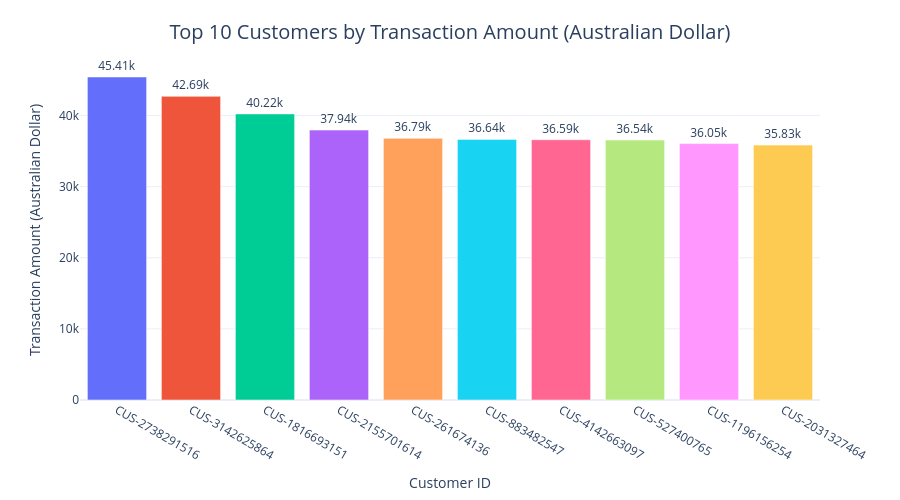

This figure's notebook cell:
### Markdown cell above
# 4.2   Top 10 customers by transaction amount

### Code cell
df_cleaned['customer_id'].nunique() # 1000 unique customers

# Top 10 customers by transaction amount
df_top_10_customers = df_cleaned.groupby(by='customer_id')[['amount']].sum().sort_values(by='amount', ascending=False).head(10).reset_index()

# Plot the top 10 customers by transaction amount
fig = px.bar(data_frame=df_top_10_customers, x='customer_id', y='amount', text=df_top_10_customers.amount.apply(lambda x : str(round(x/1000,2))+'k'), color='customer_id')
fig.update_traces(textposition='outside')
fig.update_xaxes(title='Customer ID')
fig.update_yaxes(title='Transaction Amount (Australian Dollar)')
fig.update_layout(title=dict(text = "Top 10 Customers by Transaction Amount (Australian Dollar)", x = 0.5, y = 0.95),
                  title_font_size=20, showlegend=False, height = 500,)

fig.show()

df_top_10_customers['amount'].sum() # Total transaction amount of top 10 customers in Australian Dollar
df_cleaned['amount'].sum() # Total transaction amount of all customers in Australian Dollar

print("Total transaction amount of top 10 customers: ${:,.2f}".format(df_top_10_customers['amount'].sum()))
print("Total transaction amount of all customers: ${:,.2f}".format(df_cleaned['amount'].sum()))
print("Percentage of total transaction amount by top 10 customers: {:.2f}%".format((df_top_10_customers['amount'].sum() / df_cleaned['amount'].sum()) * 100))

### Figure 1 — Plotly figure (JSON) as saved in the notebook; plotly's stock layout.template omitted (floating-point values rounded to 4 significant figures)
{"data": [{"alignmentgroup": "True", "hovertemplate": "customer_id=%{x}<br>amount=%{y}<br>text=%{text}<extra></extra>", "legendgroup": "CUS-2738291516", "marker": {"color": "#636efa", "pattern": {"shape": ""}}, "name": "CUS-2738291516", "offsetgroup": "CUS-2738291516", "orientation": "v", "showlegend": true, "text": ["45.41k"], "textposition": "outside", "type": "bar", "x": ["CUS-2738291516"], "xaxis": "x", "y": [45410.0], "yaxis": "y"}, {"alignmentgroup": "True", "hovertemplate": "customer_id=%{x}<br>amount=%{y}<br>text=%{text}<extra></extra>", "legendgroup": "CUS-3142625864", "marker": {"color": "#EF553B", "pattern": {"shape": ""}}, "name": "CUS-3142625864", "offsetgroup": "CUS-3142625864", "orientation": "v", "showlegend": true, "text": ["42.69k"], "textposition": "outside", "type": "bar", "x": ["CUS-3142625864"], "xaxis": "x", "y": [42690.0], "yaxis": "y"}, {"alignmentgroup": "True", "hovertemplate": "customer_id=%{x}<br>amount=%{y}<br>text=%{text}<extra></extra>", "legendgroup": "CUS-1816693151", "marker": {"color": "#00cc96", "pattern": {"shape": ""}}, "name": "CUS-1816693151", "offsetgroup": "CUS-1816693151", "orientation": "v", "showlegend": true, "text": ["40.22k"], "textposition": "outside", "type": "bar", "x": ["CUS-1816693151"], "xaxis": "x", "y": [40220.0], "yaxis": "y"}, {"alignmentgroup": "True", "hovertemplate": "customer_id=%{x}<br>amount=%{y}<br>text=%{text}<extra></extra>", "legendgroup": "CUS-2155701614", "marker": {"color": "#ab63fa", "pattern": {"shape": ""}}, "name": "CUS-2155701614", "offsetgroup": "CUS-2155701614", "orientation": "v", "showlegend": true, "text": ["37.94k"], "textposition": "outside", "type": "bar", "x": ["CUS-2155701614"], "xaxis": "x", "y": [37940.0], "yaxis": "y"}, {"alignmentgroup": "True", "hovertemplate": "customer_id=%{x}<br>amount=%{y}<br>text=%{text}<extra></extra>", "legendgroup": "CUS-261674136", "marker": {"color": "#FFA15A", "pattern": {"shape": ""}}, "name": "CUS-261674136", "offsetgroup": "CUS-261674136", "orientation": "v", "showlegend": true, "text": ["36.79k"], "textposition": "outside", "type": "bar", "x": ["CUS-261674136"], "xaxis": "x", "y": [36790.0], "yaxis": "y"}, {"alignmentgroup": "True", "hovertemplate": "customer_id=%{x}<br>amount=%{y}<br>text=%{text}<extra></extra>", "legendgroup": "CUS-883482547", "marker": {"color": "#19d3f3", "pattern": {"shape": ""}}, "name": "CUS-883482547", "offsetgroup": "CUS-883482547", "orientation": "v", "showlegend": true, "text": ["36.64k"], "textposition": "outside", "type": "bar", "x": ["CUS-883482547"], "xaxis": "x", "y": [36640.0], "yaxis": "y"}, {"alignmentgroup": "True", "hovertemplate": "customer_id=%{x}<br>amount=%{y}<br>text=%{text}<extra></extra>", "legendgroup": "CUS-4142663097", "marker": {"color": "#FF6692", "pattern": {"shape": ""}}, "name": "CUS-4142663097", "offsetgroup": "CUS-4142663097", "orientation": "v", "showlegend": true, "text": ["36.59k"], "textposition": "outside", "type": "bar", "x": ["CUS-4142663097"], "xaxis": "x", "y": [36590.0], "yaxis": "y"}, {"alignmentgroup": "True", "hovertemplate": "customer_id=%{x}<br>amount=%{y}<br>text=%{text}<extra></extra>", "legendgroup": "CUS-527400765", "marker": {"color": "#B6E880", "pattern": {"shape": ""}}, "name": "CUS-527400765", "offsetgroup": "CUS-527400765", "orientation": "v", "showlegend": true, "text": ["36.54k"], "textposition": "outside", "type": "bar", "x": ["CUS-527400765"], "xaxis": "x", "y": [36540.0], "yaxis": "y"}, {"alignmentgroup": "True", "hovertemplate": "customer_id=%{x}<br>amount=%{y}<br>text=%{text}<extra></extra>", "legendgroup": "CUS-1196156254", "marker": {"color": "#FF97FF", "pattern": {"shape": ""}}, "name": "CUS-1196156254", "offsetgroup": "CUS-1196156254", "orientation": "v", "showlegend": true, "text": ["36.05k"], "textposition": "outside", "type": "bar", "x": ["CUS-1196156254"], "xaxis": "x", "y": [36050.0], "yaxis": "y"}, {"alignmentgroup": "True", "hovertemplate": "customer_id=%{x}<br>amount=%{y}<br>text=%{text}<extra></extra>", "legendgroup": "CUS-2031327464", "marker": {"color": "#FECB52", "pattern": {"shape": ""}}, "name": "CUS-2031327464", "offsetgroup": "CUS-2031327464", "orientation": "v", "showlegend": true, "text": ["35.83k"], "textposition": "outside", "type": "bar", "x": ["CUS-2031327464"], "xaxis": "x", "y": [35830.0], "yaxis": "y"}], "layout": {"barmode": "relative", "height": 500, "legend": {"title": {"text": "customer_id"}, "tracegroupgap": 0}, "margin": {"t": 60}, "showlegend": false, "title": {"font": {"size": 20}, "text": "Top 10 Customers by Transaction Amount (Australian Dollar)", "x": 0.5, "y": 0.95}, "xaxis": {"anchor": "y", "categoryarray": ["CUS-2738291516", "CUS-3142625864", "CUS-1816693151", "CUS-2155701614", "CUS-261674136", "CUS-883482547", "CUS-4142663097", "CUS-527400765", "CUS-1196156254", "CUS-2031327464"], "categoryorder": "array", "domain": [0, 1], "title": {"text": "Customer ID"}}, "yaxis": {"anchor": "x", "domain": [0, 1], "title": {"text": "Transaction Amount (Australian Dollar)"}}}}
